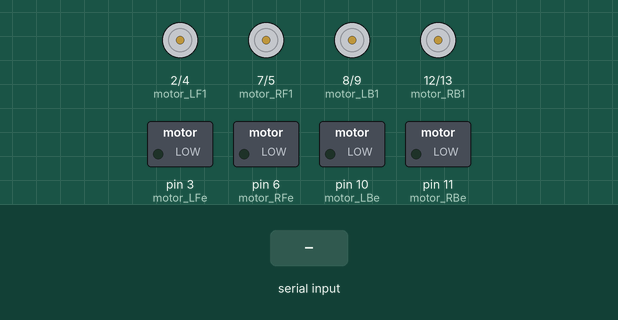
Bench run of a sketch on a simulated Arduino Uno, built with avr-gcc and run on an emulated ATmega328P. Shown: motor-driver pin pairs drawn as motors (green arrow = first pin HIGH = forward, orange = second pin HIGH = backward, longer = more drive), switched loads named in the sketch (green lamp = pin HIGH). The test bench sets the inputs (shaded band).

Above: at 1.2 s.
1.3 s: "N" received over Serial
At 1.6 s:
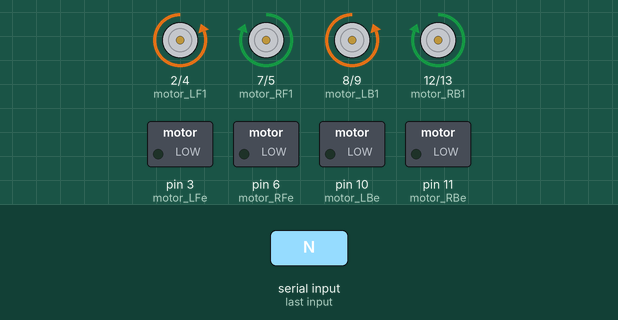
2.8 s: byte 68 ('D') received over Serial
At 4.0 s:
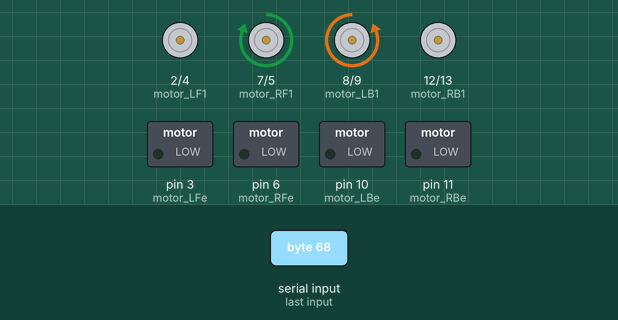
4.3 s: byte 82 ('R') received over Serial
At 5.1 s:
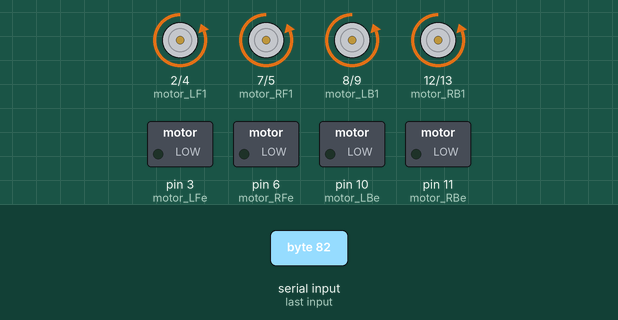
5.8 s: byte 76 ('L') received over Serial
At 6.3 s:
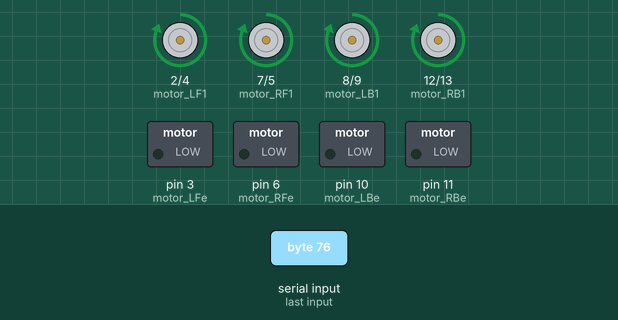
7.3 s: "S" received over Serial
At 8.5 s:
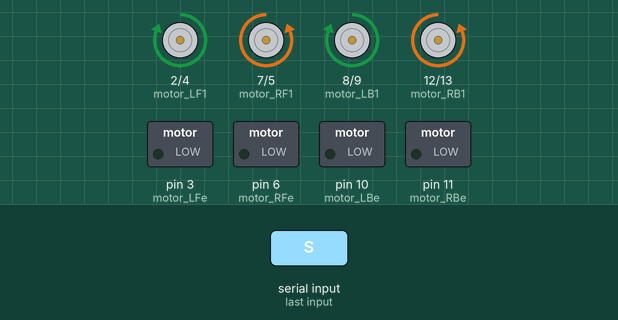
8.8 s: "E" received over Serial
At 9.8 s:
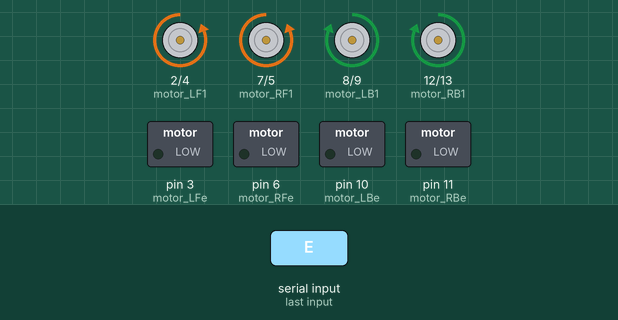
Timing chart, 0 to 11.3 s (numbered marks = the images above; inputs shaded):
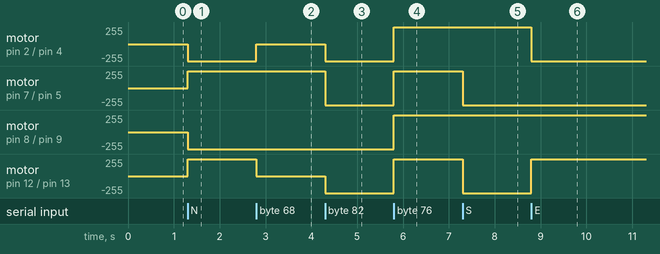

The sketch:

Autotant.ino
```cpp
const int motor_RF1 = 7;
const int motor_RF2 = 5;
const int motor_RFe = 6;

const int motor_RB1 = 12;
const int motor_RB2 = 13;
const int motor_RBe = 11;

const int motor_LF1 = 2;
const int motor_LF2 = 4;
const int motor_LFe = 3;

const int motor_LB1 = 8;
const int motor_LB2 = 9;
const int motor_LBe = 10;

int v = 0;

char BT_data;

void setup() {
  Serial.begin(9600);

  /*
    for (int i = 2; i < 14; i++)
    {
    pinMode(i, OUTPUT);
    }
  */
  pinMode(motor_RF1, OUTPUT);
  pinMode(motor_RF2, OUTPUT);
  pinMode(motor_RFe, OUTPUT);
  pinMode(motor_LF1, OUTPUT);
  pinMode(motor_LF2, OUTPUT);
  pinMode(motor_LFe, OUTPUT);
  pinMode(motor_RB1, OUTPUT);
  pinMode(motor_RB2, OUTPUT);
  pinMode(motor_RBe, OUTPUT);
  pinMode(motor_LB1, OUTPUT);
  pinMode(motor_LB2, OUTPUT);
  pinMode(motor_LBe, OUTPUT);

  //situations of all motors--> stop:
  stop_all();
  /*
    //motor_right_front:
    digitalWrite(motor_RF1, LOW);
    digitalWrite(motor_RF2, LOW);
    analogWrite(motor_RFe, 0);
    //motor_right_back:
    digitalWrite(motor_RB1, LOW);
    digitalWrite(motor_RB2, LOW);
    analogWrite(motor_RBe, 0);
    //motor_left_front:
    digitalWrite(motor_LF1, LOW);
    digitalWrite(motor_LF2, LOW);
    analogWrite(motor_LFe, 0);
    //motor_left_back:
    digitalWrite(motor_LB1, LOW);
    digitalWrite(motor_LB2, LOW);
    analogWrite(motor_LBe, 0);
  */
}

void loop() {
  if (Serial.available())
  {
    BT_data = Serial.read();
    switch (BT_data)
    {
      case '1':
        v = 105;
        break;

      case '2':
        v = 150;
        break;

      case '3':
        v = 250;
        break;

      case 'N':
        forward();
        break;

      case 'S':
        backward();
        break;

      case 'E':
        direct_right();
        break;

      case 'W':
        direct_left();
        break;

      case 'A':
        forward_right();
        break;

      case 'B':
        backward_right();
        break;

      case 'C':
        backward_left();
        break;

      case 'D':
        forward_left();
        break;

      case 'R':
        turn_right();
        break;

      case 'L':
        turn_left();
        break;

      case 'Z':
        stop_all();
        break;

      default:
        stop_all();
        break;
    }
  }
}

void forward()
{
  //motor_right_front:
  digitalWrite(motor_RF1, HIGH);
  digitalWrite(motor_RF2, LOW);
  analogWrite(motor_RFe, v);
  //motor_right_back:
  digitalWrite(motor_RB1, HIGH);
  digitalWrite(motor_RB2, LOW);
  analogWrite(motor_RBe, v);
  //motor_left_front:
  digitalWrite(motor_LF1, LOW);
  digitalWrite(motor_LF2, HIGH);
  analogWrite(motor_LFe, v);
  //motor_left_back:
  digitalWrite(motor_LB1, LOW);
  digitalWrite(motor_LB2, HIGH);
  analogWrite(motor_LBe, v);
}

void backward()
{
  //motor_right_front:
  digitalWrite(motor_RF1, LOW);
  digitalWrite(motor_RF2, HIGH);
  analogWrite(motor_RFe, v);
  //motor_right_back:
  digitalWrite(motor_RB1, LOW);
  digitalWrite(motor_RB2, HIGH);
  analogWrite(motor_RBe, v);
  //motor_left_front:
  digitalWrite(motor_LF1, HIGH);
  digitalWrite(motor_LF2, LOW);
  analogWrite(motor_LFe, v);
  //motor_left_back:
  digitalWrite(motor_LB1, HIGH);
  digitalWrite(motor_LB2, LOW);
  analogWrite(motor_LBe, v);
}

void turn_right()
{
  //motor_right_front:
  digitalWrite(motor_RF1, LOW);
  digitalWrite(motor_RF2, HIGH);
  analogWrite(motor_RFe, v);
  //motor_right_back:
  digitalWrite(motor_RB1, LOW);
  digitalWrite(motor_RB2, HIGH);
  analogWrite(motor_RBe, v);
  //motor_left_front:
  digitalWrite(motor_LF1, LOW);
  digitalWrite(motor_LF2, HIGH);
  analogWrite(motor_LFe, v);
  //motor_left_back:
  digitalWrite(motor_LB1, LOW);
  digitalWrite(motor_LB2, HIGH);
  analogWrite(motor_LBe, v);
}

void turn_left()
{
  //motor_right_front:
  digitalWrite(motor_RF1, HIGH);
  digitalWrite(motor_RF2, LOW);
  analogWrite(motor_RFe, v);
  //motor_right_back:
  digitalWrite(motor_RB1, HIGH);
  digitalWrite(motor_RB2, LOW);
  analogWrite(motor_RBe, v);
  //motor_left_front:
  digitalWrite(motor_LF1, HIGH);
  digitalWrite(motor_LF2, LOW);
  analogWrite(motor_LFe, v);
  //motor_left_back:
  digitalWrite(motor_LB1, HIGH);
  digitalWrite(motor_LB2, LOW);
  analogWrite(motor_LBe, v);
}

void direct_right()
{
  //motor_right_front:
  digitalWrite(motor_RF1, LOW);
  digitalWrite(motor_RF2, HIGH);
  analogWrite(motor_RFe, v);
  //motor_right_back:
  digitalWrite(motor_RB1, HIGH);
  digitalWrite(motor_RB2, LOW);
  analogWrite(motor_RBe, v);
  //motor_left_front:
  digitalWrite(motor_LF1, LOW);
  digitalWrite(motor_LF2, HIGH);
  analogWrite(motor_LFe, v);
  //motor_left_back:
  digitalWrite(motor_LB1, HIGH);
  digitalWrite(motor_LB2, LOW);
  analogWrite(motor_LBe, v);
}

void direct_left()
{
  //motor_right_front:
  digitalWrite(motor_RF1, HIGH);
  digitalWrite(motor_RF2, LOW);
  analogWrite(motor_RFe, v);
  //motor_right_back:
  digitalWrite(motor_RB1, LOW);
  digitalWrite(motor_RB2, HIGH);
  analogWrite(motor_RBe, v);
  //motor_left_front:
  digitalWrite(motor_LF1, HIGH);
  digitalWrite(motor_LF2, LOW);
  analogWrite(motor_LFe, v);
  //motor_left_back:
  digitalWrite(motor_LB1, LOW);
  digitalWrite(motor_LB2, HIGH);
  analogWrite(motor_LBe, v);
}

void forward_right()
{
  //motor_right_front:
  digitalWrite(motor_RF1, LOW);
  digitalWrite(motor_RF2, LOW);
  analogWrite(motor_RFe, 0);
  //motor_right_back:
  digitalWrite(motor_RB1, HIGH);
  digitalWrite(motor_RB2, LOW);
  analogWrite(motor_RBe, v);
  //motor_left_front:
  digitalWrite(motor_LF1, LOW);
  digitalWrite(motor_LF2, HIGH);
  analogWrite(motor_LFe, v);
  //motor_left_back:
  digitalWrite(motor_LB1, LOW);
  digitalWrite(motor_LB2, LOW);
  analogWrite(motor_LBe, 0);
}

void forward_left()
{
  //motor_right_front:
  digitalWrite(motor_RF1, HIGH);
  digitalWrite(motor_RF2, LOW);
  analogWrite(motor_RFe, v);
  //motor_right_back:
  digitalWrite(motor_RB1, LOW);
  digitalWrite(motor_RB2, LOW);
  analogWrite(motor_RBe, 0);
  //motor_left_front:
  digitalWrite(motor_LF1, LOW);
  digitalWrite(motor_LF2, LOW);
  analogWrite(motor_LFe, 0);
  //motor_left_back:
  digitalWrite(motor_LB1, LOW);
  digitalWrite(motor_LB2, HIGH);
  analogWrite(motor_LBe, v);
}

void backward_right()
{
  //motor_right_front:
  digitalWrite(motor_RF1, LOW);
  digitalWrite(motor_RF2, HIGH);
  analogWrite(motor_RFe, v);
  //motor_right_back:
  digitalWrite(motor_RB1, LOW);
  digitalWrite(motor_RB2, LOW);
  analogWrite(motor_RBe, 0);
  //motor_left_front:
  digitalWrite(motor_LF1, LOW);
  digitalWrite(motor_LF2, LOW);
  analogWrite(motor_LFe, 0);
  //motor_left_back:
  digitalWrite(motor_LB1, HIGH);
  digitalWrite(motor_LB2, LOW);
  analogWrite(motor_LBe, v);
}

void backward_left()
{
  //motor_right_front:
  digitalWrite(motor_RF1, LOW);
  digitalWrite(motor_RF2, LOW);
  analogWrite(motor_RFe, 0);
  //motor_right_back:
  digitalWrite(motor_RB1, LOW);
  digitalWrite(motor_RB2, HIGH);
  analogWrite(motor_RBe, v);
  //motor_left_front:
  digitalWrite(motor_LF1, HIGH);
  digitalWrite(motor_LF2, LOW);
  analogWrite(motor_LFe, v);
  //motor_left_back:
  digitalWrite(motor_LB1, LOW);
  digitalWrite(motor_LB2, LOW);
  analogWrite(motor_LBe, 0);
}

void stop_all()
{
  //motor_right_front:
  digitalWrite(motor_RF1, LOW);
  digitalWrite(motor_RF2, LOW);
  analogWrite(motor_RFe, 0);
  //motor_right_back:
  digitalWrite(motor_RB1, LOW);
  digitalWrite(motor_RB2, LOW);
  analogWrite(motor_RBe, 0);
  //motor_left_front:
  digitalWrite(motor_LF1, LOW);
  digitalWrite(motor_LF2, LOW);
  analogWrite(motor_LFe, 0);
  //motor_left_back:
  digitalWrite(motor_LB1, LOW);
  digitalWrite(motor_LB2, LOW);
  analogWrite(motor_LBe, 0);
}
```

Measured:
- after the input at 1.3 s, motor on pin 2 (motor_LF1) / pin 4 (motor_LF2), motor on pin 8 (motor_LB1) / pin 9 (motor_LB2): stopped → backward 255/255 at once; motor on pin 7 (motor_RF1) / pin 5 (motor_RF2), motor on pin 12 (motor_RB1) / pin 13 (motor_RB2): stopped → forward 255/255 at once
- after the input at 2.8 s, motor on pin 2 (motor_LF1) / pin 4 (motor_LF2): backward 255/255 → stopped at once; motor on pin 12 (motor_RB1) / pin 13 (motor_RB2): forward 255/255 → stopped at once
- after the input at 4.3 s, motor on pin 2 (motor_LF1) / pin 4 (motor_LF2), motor on pin 12 (motor_RB1) / pin 13 (motor_RB2): stopped → backward 255/255 at once; motor on pin 7 (motor_RF1) / pin 5 (motor_RF2): forward 255/255 → backward 255/255 at once
- after the input at 5.8 s, motor on pin 2 (motor_LF1) / pin 4 (motor_LF2), motor on pin 7 (motor_RF1) / pin 5 (motor_RF2), motor on pin 8 (motor_LB1) / pin 9 (motor_LB2), motor on pin 12 (motor_RB1) / pin 13 (motor_RB2): backward 255/255 → forward 255/255 at once
- after the input at 7.3 s, motor on pin 7 (motor_RF1) / pin 5 (motor_RF2), motor on pin 12 (motor_RB1) / pin 13 (motor_RB2): forward 255/255 → backward 255/255 at once
- after the input at 8.8 s, motor on pin 2 (motor_LF1) / pin 4 (motor_LF2): forward 255/255 → backward 255/255 at once; motor on pin 12 (motor_RB1) / pin 13 (motor_RB2): backward 255/255 → forward 255/255 at once
